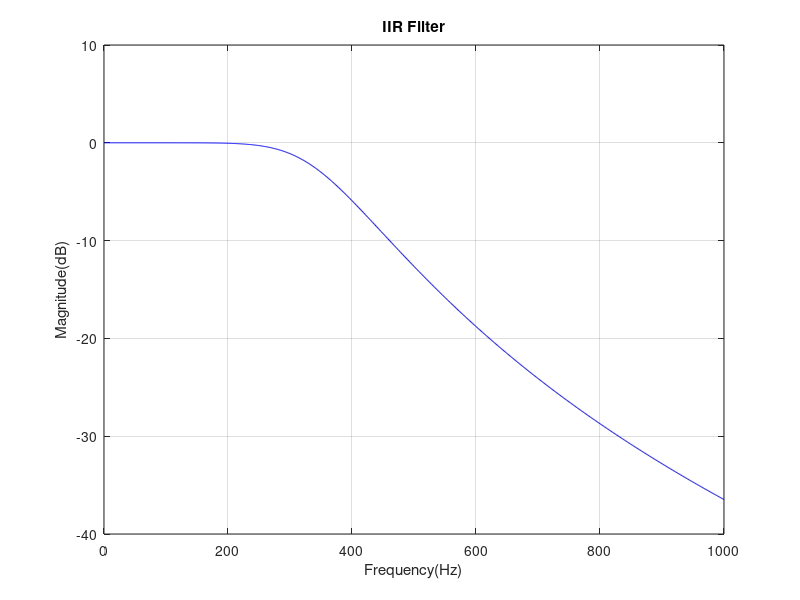
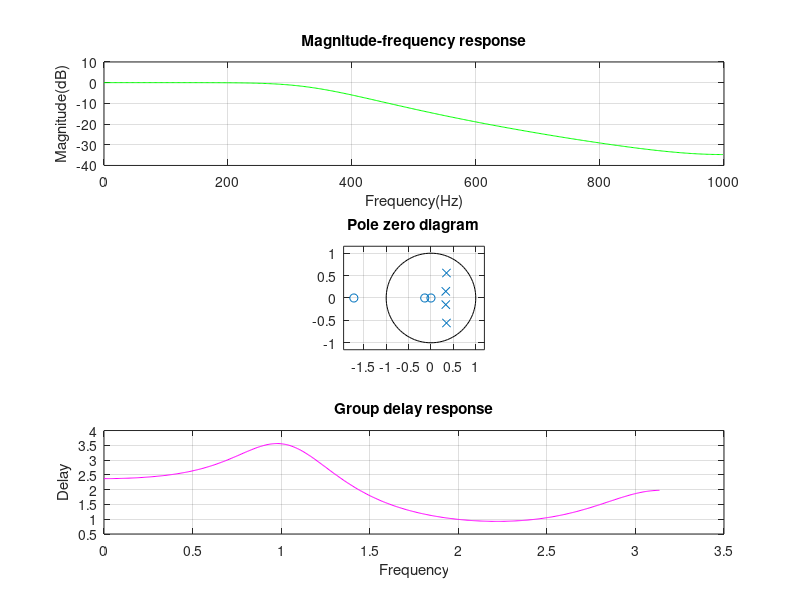

MATLAB code for these plots, in order: (Note: this script raises an error after producing the figures.)
clc;
close all;
clear all;

fs=2000
FN=fs/2
fc=350
wc=2*pi*fc
N=4

[z,p,k]=buttap(N)
w=linspace(0,FN/fc,1000);
h=freqs(k*poly(z),poly(p),w)
f=fc*w;

figure(1)
plot(f,20*log10(abs(h)),'b');
grid;
xlabel('Frequency(Hz)')
ylabel('Magnitude(dB)')
title('IIR Filter')

[b,a]=butter(N,wc,'s')
[bz,az]=impinvar(b,a,fs)
[h,f]=freqz(bz,az,512,fs)

figure(2)
subplot(311)
plot(f,20*log10(abs(h)),'g');
grid;
xlabel('Frequency(Hz)')
ylabel('Magnitude(dB)')
title('Magnitude-frequency response')

subplot(312)
zplane(bz,az)
zz=roots(bz)
pz=roots(az)
title('Pole zero diagram')

subplot(313)
[gd,f]=grpdelay(bz,az)
plot(f,gd,'m')
grid;
xlabel('Frequency');
ylabel('Delay');
title('Group delay response')

sgt = sgtitle('IIR filter using Impulse Invariant Method','color','blue')
sgt.FontSize = 15;

[b,a]=butter(N,fc/FN)
[z,p,k]=butter(N,fc/FN)
[h,f]=freqz(k*poly(z),poly(p),512,fs)

figure(3)
subplot(311)
plot(f,20*log10(abs(h)),'g');
grid;
xlabel('Frequency(Hz)')
ylabel('Magnitude(dB)')
title('Magnitude-frequency response');

subplot(312)
zplane(b,a)
title('Pole zero diagram')

subplot(313)
[gd,f]=grpdelay(b,a)
plot(f,gd,'m')
grid;
xlabel('Frequency');
ylabel('Delay');
title('Group delay response')

sgt = sgtitle('IIR filter using BZT method','color','blue')
sgt.FontSize = 15;
